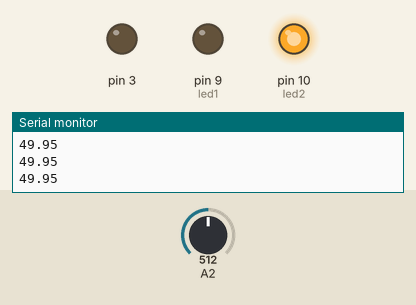
A sketch run on a simulated Arduino Uno, built with avr-gcc and run on an emulated ATmega328P. Parts: output pins drawn as LEDs (lit = HIGH), the last lines printed to the serial monitor. The inputs (shaded band) are chosen by the test bench; at power-on: A2 = 512.

Above: at 1.2 s.
1.3 s: A2 set to 606
2.8 s: A2 set to 631
At 3.4 s:
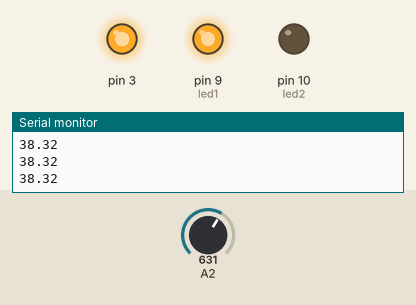
Timing chart, 0 to 5.8 s (numbered marks = the images above; inputs shaded):
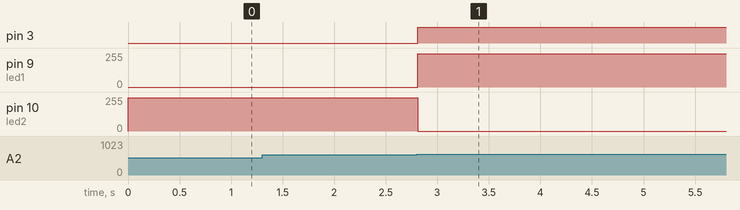

The sketch:

motoronRGB.ino.ino
```cpp
int sensor=A2;
int rmp=3;
int led1=9;
int led2=10;


void setup() {
  pinMode(A2,INPUT);
  pinMode(3,OUTPUT);
 Serial.begin(9600);
}

void loop() {
  int x=analogRead(A2);

float per=(100-(x/1023.00)*100);
Serial.println(per);

if(per<=40)
{
  digitalWrite(3,1);
  analogWrite(led1,250);
  analogWrite(led2,0);
  }
  else
  {
    digitalWrite(3,0);

    analogWrite(led2,250);
    analogWrite(led1,0);
    }


}
```

Measured:
- the behaviour switches between 613 and 614 on A2 (found by bisection; images 0 and 1)
- after the input at 2.8 s, pin 3: LOW → HIGH at once; pin 9 (led1): 0/255 → 250/255 at once; pin 10 (led2): 250/255 → 0/255 at once
